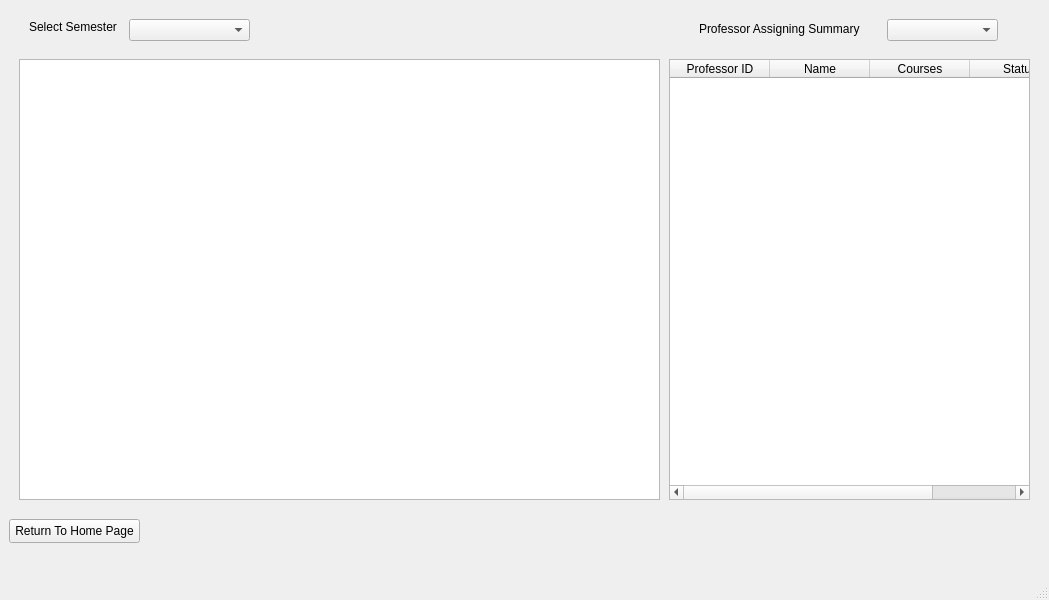
<?xml version="1.0" encoding="UTF-8"?>
<ui version="4.0">
 <class>MainWindow</class>
 <widget class="QMainWindow" name="MainWindow">
  <property name="geometry">
   <rect>
    <x>0</x>
    <y>0</y>
    <width>1049</width>
    <height>600</height>
   </rect>
  </property>
  <property name="minimumSize">
   <size>
    <width>800</width>
    <height>500</height>
   </size>
  </property>
  <property name="windowTitle">
   <string>Timetable Version 2</string>
  </property>
  <widget class="QWidget" name="centralwidget">
   <layout class="QGridLayout" name="gridLayout">
    <item row="0" column="0">
     <widget class="QStackedWidget" name="stackedPages">
      <property name="sizePolicy">
       <sizepolicy hsizetype="Preferred" vsizetype="Preferred">
        <horstretch>0</horstretch>
        <verstretch>15</verstretch>
       </sizepolicy>
      </property>
      <property name="currentIndex">
       <number>3</number>
      </property>
      <widget class="QWidget" name="pageHome">
       <widget class="QLabel" name="lblHomeTitle">
        <property name="geometry">
         <rect>
          <x>260</x>
          <y>100</y>
          <width>481</width>
          <height>30</height>
         </rect>
        </property>
        <property name="font">
         <font>
          <family>Times New Roman</family>
          <pointsize>20</pointsize>
          <bold>true</bold>
         </font>
        </property>
        <property name="text">
         <string>University Timetable Generation System</string>
        </property>
       </widget>
       <widget class="QLabel" name="lblHomeDescription">
        <property name="geometry">
         <rect>
          <x>210</x>
          <y>150</y>
          <width>571</width>
          <height>57</height>
         </rect>
        </property>
        <property name="font">
         <font>
          <family>Times New Roman</family>
          <pointsize>13</pointsize>
         </font>
        </property>
        <property name="text">
         <string>This application allows academic staff to efficiently manage courses, professors,
and generate semester timetables automatically.
</string>
        </property>
       </widget>
       <widget class="QLabel" name="lblHomeInstructions">
        <property name="geometry">
         <rect>
          <x>340</x>
          <y>220</y>
          <width>291</width>
          <height>121</height>
         </rect>
        </property>
        <property name="font">
         <font>
          <family>Times New Roman</family>
          <pointsize>11</pointsize>
         </font>
        </property>
        <property name="text">
         <string>Steps to get started:

1. Load course and professor data.
2. Generate semester timetables.
3. View results by semester.
</string>
        </property>
       </widget>
       <widget class="QPushButton" name="btnGetStarted">
        <property name="geometry">
         <rect>
          <x>180</x>
          <y>360</y>
          <width>651</width>
          <height>25</height>
         </rect>
        </property>
        <property name="font">
         <font>
          <family>Times New Roman</family>
          <pointsize>12</pointsize>
         </font>
        </property>
        <property name="layoutDirection">
         <enum>Qt::LayoutDirection::LeftToRight</enum>
        </property>
        <property name="text">
         <string>Get Started</string>
        </property>
       </widget>
      </widget>
      <widget class="QWidget" name="pageLoadData">
       <layout class="QVBoxLayout" name="verticalLayout_2">
        <item>
         <widget class="QPushButton" name="btnLoadProfessors">
          <property name="text">
           <string>Load Professors</string>
          </property>
         </widget>
        </item>
        <item>
         <widget class="QPushButton" name="btnLoadCourses">
          <property name="text">
           <string>Load Courses</string>
          </property>
         </widget>
        </item>
        <item>
         <widget class="QLabel" name="lblProfessorsCount">
          <property name="text">
           <string>Professors Loaded: </string>
          </property>
         </widget>
        </item>
        <item>
         <widget class="QLabel" name="lblCoursesCount">
          <property name="text">
           <string>Course Loaded: </string>
          </property>
         </widget>
        </item>
        <item>
         <widget class="QPushButton" name="btnGoGenerate">
          <property name="text">
           <string>Go to Generate</string>
          </property>
         </widget>
        </item>
        <item>
         <widget class="QPushButton" name="btnBackHomeFromLoad">
          <property name="text">
           <string>Return to Home Page</string>
          </property>
         </widget>
        </item>
        <item>
         <widget class="QTableWidget" name="tableDataPreview">
          <column>
           <property name="text">
            <string>Course Code</string>
           </property>
          </column>
          <column>
           <property name="text">
            <string>Semester</string>
           </property>
          </column>
          <column>
           <property name="text">
            <string>Name</string>
           </property>
          </column>
          <column>
           <property name="text">
            <string>Credits</string>
           </property>
          </column>
         </widget>
        </item>
       </layout>
      </widget>
      <widget class="QWidget" name="pageGenerate">
       <widget class="QWidget" name="layoutWidget">
        <property name="geometry">
         <rect>
          <x>11</x>
          <y>11</y>
          <width>981</width>
          <height>431</height>
         </rect>
        </property>
        <layout class="QVBoxLayout" name="verticalLayout_3" stretch="0,0">
         <property name="spacing">
          <number>12</number>
         </property>
         <property name="leftMargin">
          <number>10</number>
         </property>
         <property name="topMargin">
          <number>10</number>
         </property>
         <property name="rightMargin">
          <number>10</number>
         </property>
         <property name="bottomMargin">
          <number>10</number>
         </property>
         <item>
          <widget class="QPushButton" name="btnGenerateTimetable">
           <property name="text">
            <string>Generate Timetales</string>
           </property>
          </widget>
         </item>
         <item>
          <widget class="QLabel" name="txtGenerationSummary">
           <property name="sizePolicy">
            <sizepolicy hsizetype="Preferred" vsizetype="Preferred">
             <horstretch>0</horstretch>
             <verstretch>14</verstretch>
            </sizepolicy>
           </property>
           <property name="text">
            <string>Show Generation Summary</string>
           </property>
          </widget>
         </item>
        </layout>
       </widget>
       <widget class="QPushButton" name="btnGoResults">
        <property name="geometry">
         <rect>
          <x>20</x>
          <y>470</y>
          <width>971</width>
          <height>24</height>
         </rect>
        </property>
        <property name="text">
         <string>View Results Page</string>
        </property>
       </widget>
       <widget class="QPushButton" name="btnBackHome">
        <property name="geometry">
         <rect>
          <x>20</x>
          <y>500</y>
          <width>131</width>
          <height>24</height>
         </rect>
        </property>
        <property name="text">
         <string>Return to Home Page</string>
        </property>
       </widget>
      </widget>
      <widget class="QWidget" name="pageViewResults">
       <widget class="QComboBox" name="comboSemester">
        <property name="geometry">
         <rect>
          <x>120</x>
          <y>10</y>
          <width>121</width>
          <height>22</height>
         </rect>
        </property>
       </widget>
       <widget class="QLabel" name="label">
        <property name="geometry">
         <rect>
          <x>20</x>
          <y>10</y>
          <width>111</width>
          <height>16</height>
         </rect>
        </property>
        <property name="text">
         <string>Select Semester</string>
        </property>
       </widget>
       <widget class="QTableWidget" name="tableProfessorWorkload">
        <property name="geometry">
         <rect>
          <x>660</x>
          <y>50</y>
          <width>361</width>
          <height>441</height>
         </rect>
        </property>
        <column>
         <property name="text">
          <string>Professor ID</string>
         </property>
        </column>
        <column>
         <property name="text">
          <string>Name</string>
         </property>
        </column>
        <column>
         <property name="text">
          <string>Courses</string>
         </property>
        </column>
        <column>
         <property name="text">
          <string>Status</string>
         </property>
        </column>
       </widget>
       <widget class="QTableWidget" name="tableSemester">
        <property name="geometry">
         <rect>
          <x>10</x>
          <y>50</y>
          <width>641</width>
          <height>441</height>
         </rect>
        </property>
       </widget>
       <widget class="QPushButton" name="btnBackHomeFromResults">
        <property name="geometry">
         <rect>
          <x>0</x>
          <y>510</y>
          <width>131</width>
          <height>24</height>
         </rect>
        </property>
        <property name="text">
         <string>Return To Home Page</string>
        </property>
       </widget>
       <widget class="QLabel" name="label_2">
        <property name="geometry">
         <rect>
          <x>690</x>
          <y>10</y>
          <width>211</width>
          <height>20</height>
         </rect>
        </property>
        <property name="text">
         <string>Professor Assigning Summary</string>
        </property>
       </widget>
       <widget class="QComboBox" name="comboProfessor">
        <property name="geometry">
         <rect>
          <x>878</x>
          <y>10</y>
          <width>111</width>
          <height>22</height>
         </rect>
        </property>
       </widget>
      </widget>
     </widget>
    </item>
   </layout>
  </widget>
  <widget class="QMenuBar" name="menubar">
   <property name="geometry">
    <rect>
     <x>0</x>
     <y>0</y>
     <width>1049</width>
     <height>22</height>
    </rect>
   </property>
  </widget>
  <widget class="QStatusBar" name="statusbar"/>
 </widget>
 <resources/>
 <connections/>
</ui>
